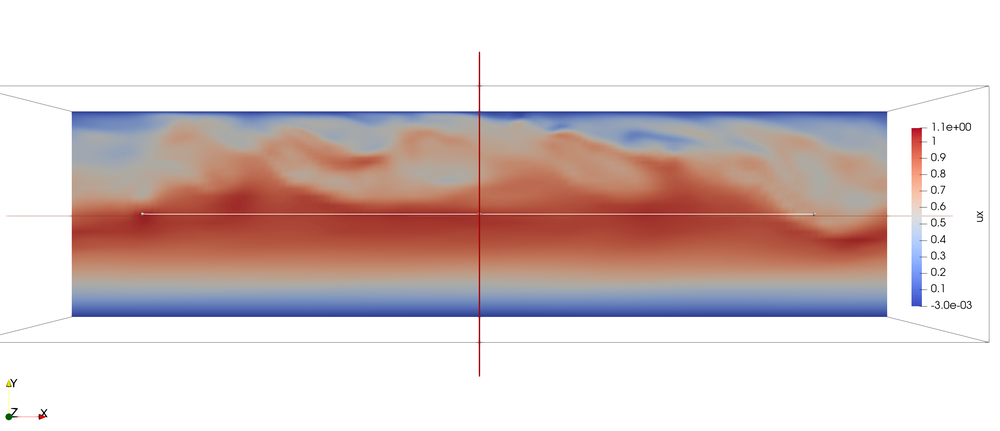
#> input picture pics/ux_XY_plane.PNG, 1000 x 431 px, shrunk from 2995 x 1292 before the run
$ jupyter execute --allow-errors extract_fields.ipynb   (shell and % lines are left out)
#> lines starting #> are read from the running program, lines starting #| are printed output that depends on the picture
# Extract all Velocity Field Data

Extract all velocity field data from Incompact3D .bin files

[cell 1]
# Imports
import numpy as np
import matplotlib.pyplot as plt
import glob
import os
import xmltodict

[cell 2]
# Enter path of x3d data files
PATH = '../Incompact3d/examples/Channel-Flow/data'

[cell 3]
# Join path of x3d data files
X3D_UX_FILES = glob.glob(os.path.join(PATH,"ux*"))                      # Collects all velocity files
X3D_UY_FILES = glob.glob(os.path.join(PATH,"uy*"))
X3D_UZ_FILES = glob.glob(os.path.join(PATH,"uz*"))
X3D_SNAPSHOT_FILE = glob.glob(os.path.join(PATH,"snapshot-001.xdmf"))   # Only need to read one snapshot file

#> (a cell that did not finish here is left out)

#> (a cell that did not finish here is left out)

#> (a cell that did not finish here is left out)

#> (a cell that did not finish here is left out)

#> (a cell that did not finish here is left out)

#> (a cell that did not finish here is left out)

# Plot data to verify

Units of data are: (X, Y, Z, t)

#> (a cell that did not finish here is left out)

[cell 11]
fig = plt.figure(figsize=(16,4))
#> (the rest of this cell did not finish here and is left out)

[cell 12]
fig = plt.figure(figsize=(15,8))
plt.imshow(plt.imread('pics/ux_XY_plane.PNG'))
plt.title('Paraview Data')

[cell 13]
fig = plt.figure(figsize=(5,8))
#> (the rest of this cell did not finish here and is left out)

[cell 14]
fig = plt.figure(figsize=(15,8))
plt.imshow(plt.imread('pics/ux_YZ_plane.PNG'))
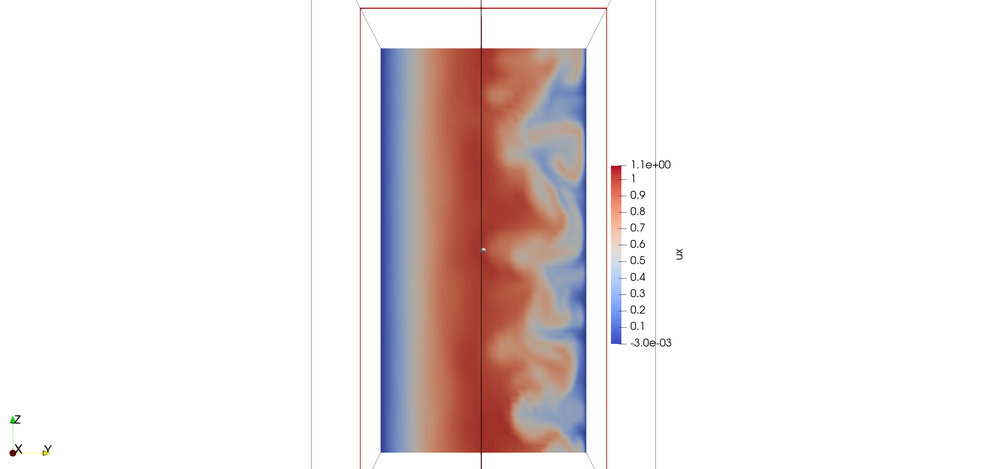
#> input picture pics/ux_YZ_plane.PNG, 1000 x 469 px, shrunk from 2995 x 1406 before the run
plt.title('Paraview Data')

[cell 15]
fig = plt.figure(figsize=(16,8))
#> (the rest of this cell did not finish here and is left out)

[cell 16]
fig = plt.figure(figsize=(15,8))
plt.imshow(plt.imread('pics/ux_XZ_plane.PNG'))
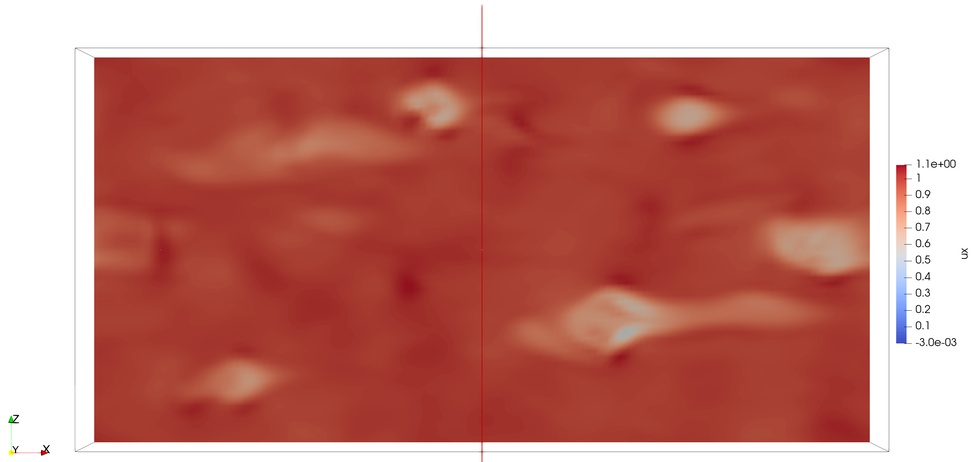
#> input picture pics/ux_XZ_plane.PNG, 972 x 462 px, shrunk from 2910 x 1383 before the run
plt.title('Paraview Data')
